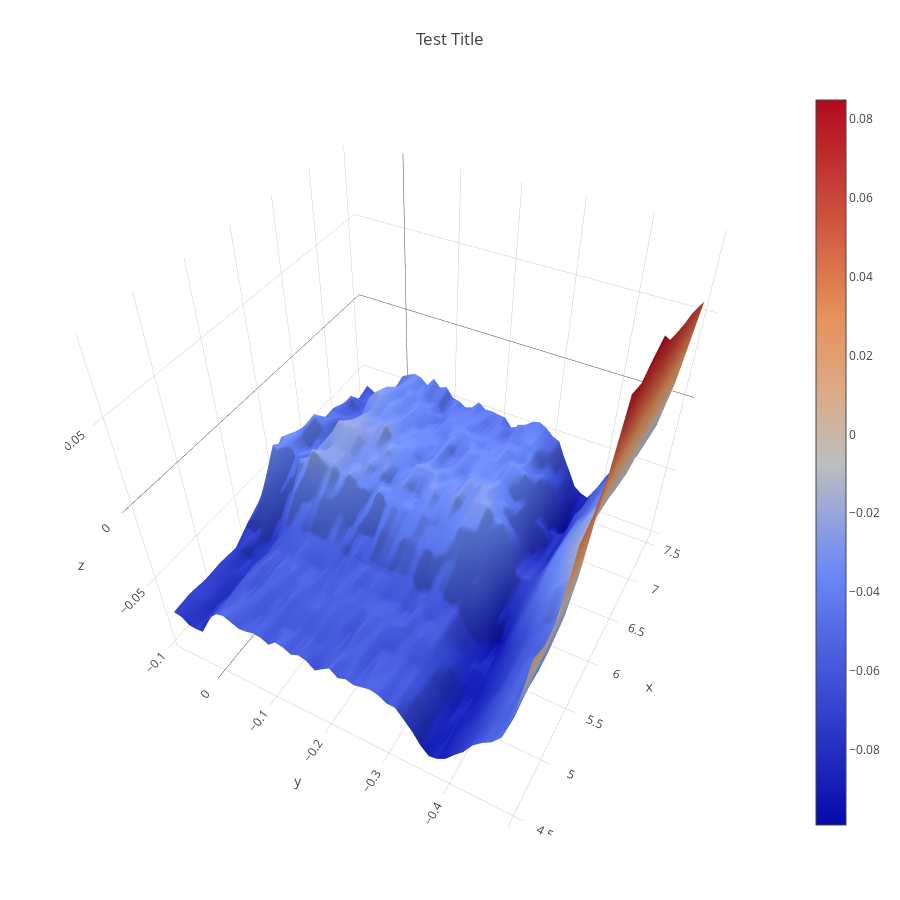

The notebook cell saved with this chart:
### Code cell
# Triangulated surfaces -> return to fermi fit data
# you need to do a little work to get plotly working
plotly_trisurf(fit_centers)

### Figure 1 — Plotly figure (JSON) as saved in the notebook; plotly's stock layout.template omitted (floating-point values rounded to 4 significant figures; data arrays with more than 128 entries replaced by an {"elided": "..."} marker saying what was removed)
{"data": [{"cauto": true, "cmax": 0.08473, "cmin": -0.099, "type": "surface", "uid": "5c478c", "x": [4.5, 4.7, 4.9, 5.1, 5.3, 5.5, 5.7, 5.9, 6.1, 6.3, 6.5, 6.7, 6.9, 7.1, 7.3, 7.5], "y": [-0.4974, -0.4843, -0.4712, -0.4581, -0.4451, -0.432, -0.4189, -0.4058, -0.3927, -0.3796, -0.3665, -0.3534, -0.3403, -0.3272, -0.3142, -0.3011, -0.288, -0.2749, -0.2618, -0.2487, -0.2356, -0.2225, -0.2094, -0.1963, -0.1833, -0.1702, -0.1571, -0.144, -0.1309, -0.1178, -0.1047, -0.09163, -0.07854, -0.06545, -0.05236, -0.03927, -0.02618, -0.01309, 0, 0.01309, 0.02618, 0.03927, 0.05236, 0.06545, 0.07854], "z": {"elided": "45x16 float values"}}], "layout": {"autosize": true, "height": 900, "margin": {"b": 65, "l": 65, "r": 50, "t": 90}, "scene": {"aspectmode": "auto", "aspectratio": {"x": 1, "y": 1, "z": 1}, "camera": {"center": {"x": 0, "y": 0, "z": 0}, "eye": {"x": -1.386, "y": -0.7502, "z": 1.484}, "up": {"x": 0, "y": 0, "z": 1}}}, "title": "Test Title", "width": 900}}
